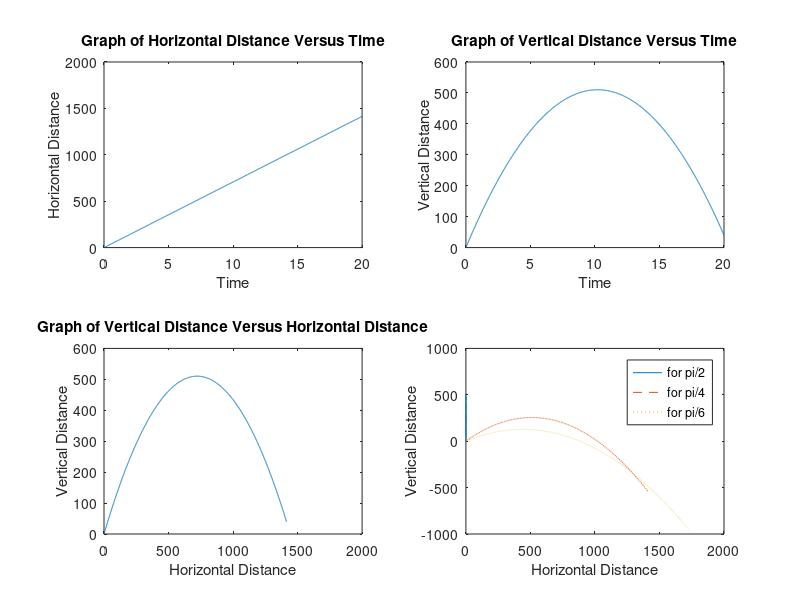

The MATLAB script that drew this image:
clear all
clc
v0=100;
a=pi/4;
g=9.8;
t=0:0.01:20;
H = t*v0*cos(a);
V1= t*v0*sin(a)-g*t.^2/2;
plot(t,H);
xlabel('time');
ylabel('distance');
title('graph horizontal distance versus time');

v0=100;
a=pi/4;
g=9.8;
t=0:0.01:20;
V1= t*v0*sin(a)-g*t.^2/2;
plot(t,V1);
xlabel('time');
ylabel('distance');
title('graph of vertical distance vs time');

v0=100;
a=pi/4;
g=9.8;
t=0:0.01:20;
V1=t*v0*sin(a)-g*t.^2/2;
H = t*v0*cos(a);
plot(H,V1);
grid on;
xlabel('horizontal distance');
ylabel('vertical distance');
title('Graph of horizontal/ vertical distance');



V1 = t*v0*sin(pi/2)- g*t.^2/2;
V2 = t*v0*sin(pi/4)- g*t.^2/2;
V3 = t*v0*sin(pi/6)- g*t.^2/2;
H1 = t*v0*cos(pi/2);
H2 = t*v0*cos(pi/4);
H3 = t*v0*cos(pi/6);
subplot(2,2, 1); 
plot(t,H)
title('Graph of Horizontal Distance Versus Time');
xlabel('Time');
ylabel('Horizontal Distance');
subplot(2,2, 2); 
plot(t,V1)
title('Graph of Vertical Distance Versus Time');
xlabel('Time');
ylabel('Vertical Distance');
subplot(2,2, 3); 
plot(H,V1)
title('Graph of Vertical Distance Versus Horizontal Distance');
xlabel('Horizontal Distance');
ylabel('Vertical Distance');
subplot(2,2, 4); 
plot(H1,V1,H2,V2,'--',H3,V3,':');
legend('for pi/2', 'for pi/4', 'for pi/6');
xlabel('Horizontal Distance');
ylabel('Vertical Distance');
